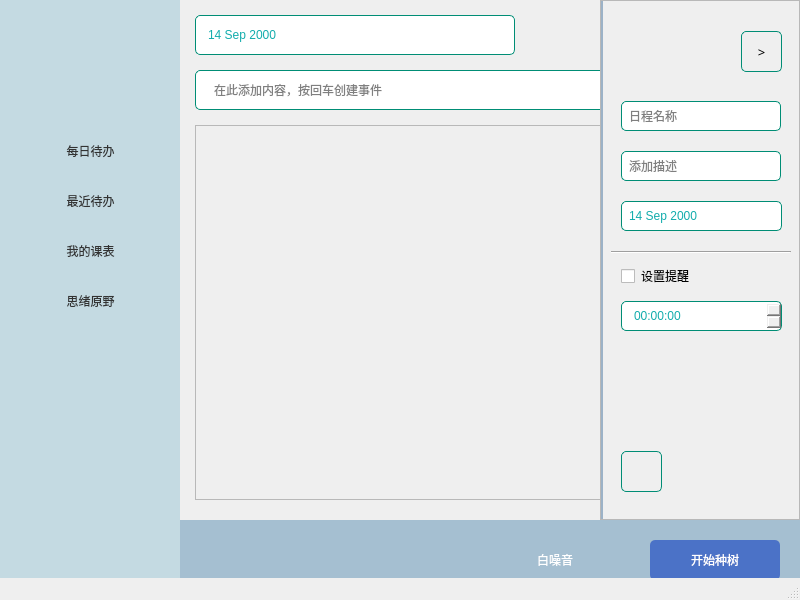
<?xml version="1.0" encoding="UTF-8"?>
<ui version="4.0">
 <class>MainWindow</class>
 <widget class="QMainWindow" name="MainWindow">
  <property name="geometry">
   <rect>
    <x>0</x>
    <y>0</y>
    <width>800</width>
    <height>600</height>
   </rect>
  </property>
  <property name="sizePolicy">
   <sizepolicy hsizetype="Fixed" vsizetype="Fixed">
    <horstretch>0</horstretch>
    <verstretch>0</verstretch>
   </sizepolicy>
  </property>
  <property name="minimumSize">
   <size>
    <width>800</width>
    <height>600</height>
   </size>
  </property>
  <property name="maximumSize">
   <size>
    <width>800</width>
    <height>600</height>
   </size>
  </property>
  <property name="mouseTracking">
   <bool>false</bool>
  </property>
  <property name="windowTitle">
   <string>MindfulMeadow</string>
  </property>
  <property name="windowIcon">
   <iconset resource="res.qrc">
    <normaloff>:/icon/res/img/mainIcon.png</normaloff>:/icon/res/img/mainIcon.png</iconset>
  </property>
  <property name="styleSheet">
   <string notr="true">font: 10pt 方正小标宋;</string>
  </property>
  <property name="toolButtonStyle">
   <enum>Qt::ToolButtonIconOnly</enum>
  </property>
  <property name="animated">
   <bool>true</bool>
  </property>
  <widget class="QWidget" name="centralwidget">
   <widget class="QWidget" name="leftSide" native="true">
    <property name="geometry">
     <rect>
      <x>0</x>
      <y>0</y>
      <width>180</width>
      <height>600</height>
     </rect>
    </property>
    <property name="styleSheet">
     <string notr="true">QWidget#leftSide {
	background-color: #c4dae2;
}</string>
    </property>
    <widget class="QPushButton" name="page1_Button">
     <property name="geometry">
      <rect>
       <x>10</x>
       <y>130</y>
       <width>161</width>
       <height>41</height>
      </rect>
     </property>
     <property name="styleSheet">
      <string notr="true">QPushButton {
	border-radius: 5px; 
	background-color: #c4dae2; 
	border-style: none;
	color: #333333;
}
QPushButton:hover{
    background-color: #9cb2c7;
}
QPushButton:pressed{
    background-color: #e9edee;
}</string>
     </property>
     <property name="text">
      <string>每日待办</string>
     </property>
     <property name="icon">
      <iconset resource="res.qrc">
       <normaloff>:/icon/res/img/toDo.png</normaloff>:/icon/res/img/toDo.png</iconset>
     </property>
     <property name="iconSize">
      <size>
       <width>32</width>
       <height>32</height>
      </size>
     </property>
    </widget>
    <widget class="QPushButton" name="page2_Button">
     <property name="geometry">
      <rect>
       <x>10</x>
       <y>180</y>
       <width>161</width>
       <height>41</height>
      </rect>
     </property>
     <property name="styleSheet">
      <string notr="true">QPushButton {
	border-radius: 5px; 
	background-color: #c4dae2; 
	border-style: none;
	color: #333333;
}
QPushButton:hover{
    background-color: #9cb2c7;
}
QPushButton:pressed{
    background-color: #e9edee;
}</string>
     </property>
     <property name="text">
      <string>最近待办</string>
     </property>
     <property name="icon">
      <iconset resource="res.qrc">
       <normaloff>:/icon/res/img/clock.png</normaloff>:/icon/res/img/clock.png</iconset>
     </property>
     <property name="iconSize">
      <size>
       <width>32</width>
       <height>32</height>
      </size>
     </property>
    </widget>
    <widget class="QPushButton" name="page3_Button">
     <property name="geometry">
      <rect>
       <x>10</x>
       <y>230</y>
       <width>161</width>
       <height>41</height>
      </rect>
     </property>
     <property name="styleSheet">
      <string notr="true">QPushButton {
	border-radius: 5px; 
	background-color: #c4dae2; 
	border-style: none;
	color: #333333;
}
QPushButton:hover{
    background-color: #9cb2c7;
}
QPushButton:pressed{
    background-color: #e9edee;
}</string>
     </property>
     <property name="text">
      <string>我的课表</string>
     </property>
     <property name="icon">
      <iconset resource="res.qrc">
       <normaloff>:/icon/res/img/calendar.png</normaloff>:/icon/res/img/calendar.png</iconset>
     </property>
     <property name="iconSize">
      <size>
       <width>32</width>
       <height>32</height>
      </size>
     </property>
    </widget>
    <widget class="QPushButton" name="page4_Button">
     <property name="geometry">
      <rect>
       <x>10</x>
       <y>280</y>
       <width>161</width>
       <height>41</height>
      </rect>
     </property>
     <property name="autoFillBackground">
      <bool>false</bool>
     </property>
     <property name="styleSheet">
      <string notr="true">QPushButton {
	border-radius: 5px; 
	background-color: #c4dae2; 
	border-style: none;
	color: #333333;
}
QPushButton:hover{
    background-color: #9cb2c7;
}
QPushButton:pressed{
    background-color: #e9edee;
}</string>
     </property>
     <property name="text">
      <string>思绪原野</string>
     </property>
     <property name="icon">
      <iconset resource="res.qrc">
       <normaloff>:/icon/res/img/icon(onlyTree).png</normaloff>:/icon/res/img/icon(onlyTree).png</iconset>
     </property>
     <property name="iconSize">
      <size>
       <width>32</width>
       <height>32</height>
      </size>
     </property>
    </widget>
   </widget>
   <widget class="QWidget" name="underSide" native="true">
    <property name="geometry">
     <rect>
      <x>180</x>
      <y>520</y>
      <width>620</width>
      <height>80</height>
     </rect>
    </property>
    <property name="styleSheet">
     <string notr="true">background-color: #a5bfd1;</string>
    </property>
    <widget class="QPushButton" name="plantButton">
     <property name="geometry">
      <rect>
       <x>470</x>
       <y>20</y>
       <width>130</width>
       <height>40</height>
      </rect>
     </property>
     <property name="styleSheet">
      <string notr="true">QPushButton {
    background-color:#4b72c7; 
    border-radius: 5px; 
    color: #ffffff;
}
QPushButton:hover{
    background-color: #9cb2c7;
}
QPushButton:pressed{
    background-color: #e9edee;
}</string>
     </property>
     <property name="text">
      <string>开始种树</string>
     </property>
     <property name="icon">
      <iconset resource="res.qrc">
       <normaloff>:/icon/res/img/plant.png</normaloff>:/icon/res/img/plant.png</iconset>
     </property>
     <property name="iconSize">
      <size>
       <width>25</width>
       <height>25</height>
      </size>
     </property>
    </widget>
    <widget class="QPushButton" name="whiteNoiseButton">
     <property name="geometry">
      <rect>
       <x>310</x>
       <y>20</y>
       <width>130</width>
       <height>40</height>
      </rect>
     </property>
     <property name="styleSheet">
      <string notr="true">QPushButton {
    background-color:#a5bfd1; 
    border-radius: 5px; 
    color: #ffffff;
}
QPushButton:hover{
    background-color: #9cb2c7;
}
QPushButton:pressed{
    background-color: #e9edee;
}</string>
     </property>
     <property name="text">
      <string>白噪音</string>
     </property>
     <property name="icon">
      <iconset resource="res.qrc">
       <normaloff>:/icon/res/img/whiteNoise.png</normaloff>:/icon/res/img/whiteNoise.png</iconset>
     </property>
     <property name="iconSize">
      <size>
       <width>32</width>
       <height>32</height>
      </size>
     </property>
    </widget>
   </widget>
   <widget class="QScrollArea" name="rightScrollArea">
    <property name="geometry">
     <rect>
      <x>600</x>
      <y>0</y>
      <width>200</width>
      <height>520</height>
     </rect>
    </property>
    <property name="styleSheet">
     <string notr="true">border-left: 2px solid #9cb2c7;</string>
    </property>
    <property name="widgetResizable">
     <bool>true</bool>
    </property>
    <widget class="QWidget" name="scrollAreaWidgetContents_2">
     <property name="geometry">
      <rect>
       <x>0</x>
       <y>0</y>
       <width>198</width>
       <height>518</height>
      </rect>
     </property>
     <widget class="QPushButton" name="hideButton">
      <property name="geometry">
       <rect>
        <x>140</x>
        <y>30</y>
        <width>41</width>
        <height>41</height>
       </rect>
      </property>
      <property name="font">
       <font>
        <family>方正小标宋</family>
        <pointsize>10</pointsize>
        <italic>false</italic>
        <bold>false</bold>
       </font>
      </property>
      <property name="styleSheet">
       <string notr="true">QPushButton {
border: 1px solid #008D75;
	border-radius: 5px;;
}

QPushButton:hover {
background-color: #ededed;
}</string>
      </property>
      <property name="text">
       <string>&gt;</string>
      </property>
     </widget>
     <widget class="QLineEdit" name="descriptionEdit">
      <property name="geometry">
       <rect>
        <x>20</x>
        <y>150</y>
        <width>160</width>
        <height>30</height>
       </rect>
      </property>
      <property name="styleSheet">
       <string notr="true">border: 1px solid #008D75;
	border-radius: 5px;
padding-left: 5px;</string>
      </property>
      <property name="placeholderText">
       <string>添加描述</string>
      </property>
     </widget>
     <widget class="QLineEdit" name="nameEdit">
      <property name="geometry">
       <rect>
        <x>20</x>
        <y>100</y>
        <width>160</width>
        <height>30</height>
       </rect>
      </property>
      <property name="styleSheet">
       <string notr="true">border: 1px solid #008D75;
	border-radius: 5px;
padding-left: 5px;</string>
      </property>
      <property name="placeholderText">
       <string>日程名称</string>
      </property>
     </widget>
     <widget class="QDateEdit" name="dateEdit">
      <property name="geometry">
       <rect>
        <x>20</x>
        <y>200</y>
        <width>161</width>
        <height>30</height>
       </rect>
      </property>
      <property name="styleSheet">
       <string notr="true">.QDateEdit {
	border-radius: 5px;
	border: 1px solid #008D75;
	padding-left: 5px;
    padding-right: 5px;
    padding-top: 3px;
    padding-bottom: 3px;
	color: #12acac;
}

.QDateEdit::drop-down
{
    border:none;
    width:30px;
}


.QDateEdit::down-arrow {
    border-image: url(:/icon/img/down.png) 30 30；
	
}</string>
      </property>
      <property name="maximumDateTime">
       <datetime>
        <hour>23</hour>
        <minute>59</minute>
        <second>59</second>
        <year>2100</year>
        <month>12</month>
        <day>23</day>
       </datetime>
      </property>
      <property name="minimumDate">
       <date>
        <year>2000</year>
        <month>9</month>
        <day>14</day>
       </date>
      </property>
      <property name="calendarPopup">
       <bool>true</bool>
      </property>
     </widget>
     <widget class="QPushButton" name="deleteBtn">
      <property name="geometry">
       <rect>
        <x>20</x>
        <y>450</y>
        <width>41</width>
        <height>41</height>
       </rect>
      </property>
      <property name="styleSheet">
       <string notr="true">QPushButton {
border: 1px solid #008D75;
	border-radius: 5px;;
}

QPushButton:hover {
background-color: #ededed;
}</string>
      </property>
      <property name="text">
       <string/>
      </property>
      <property name="icon">
       <iconset theme="edit-delete"/>
      </property>
     </widget>
     <widget class="QTimeEdit" name="timeEdit">
      <property name="geometry">
       <rect>
        <x>20</x>
        <y>300</y>
        <width>161</width>
        <height>30</height>
       </rect>
      </property>
      <property name="styleSheet">
       <string notr="true">QTimeEdit {
	border-radius: 5px;
	border: 1px solid #008D75;
	padding-left: 10px;
    padding-right: 5px;
    padding-top: 3px;
    padding-bottom: 3px;
	color: #12acac;
}</string>
      </property>
      <property name="readOnly">
       <bool>false</bool>
      </property>
      <property name="calendarPopup">
       <bool>true</bool>
      </property>
     </widget>
     <widget class="QCheckBox" name="setDueCheckbox">
      <property name="geometry">
       <rect>
        <x>20</x>
        <y>260</y>
        <width>82</width>
        <height>30</height>
       </rect>
      </property>
      <property name="styleSheet">
       <string notr="true">border:none;</string>
      </property>
      <property name="text">
       <string>设置提醒</string>
      </property>
     </widget>
     <widget class="Line" name="line">
      <property name="geometry">
       <rect>
        <x>10</x>
        <y>250</y>
        <width>180</width>
        <height>3</height>
       </rect>
      </property>
      <property name="orientation">
       <enum>Qt::Horizontal</enum>
      </property>
     </widget>
    </widget>
   </widget>
   <widget class="QStackedWidget" name="stackedWidget">
    <property name="geometry">
     <rect>
      <x>180</x>
      <y>0</y>
      <width>621</width>
      <height>521</height>
     </rect>
    </property>
    <property name="currentIndex">
     <number>0</number>
    </property>
    <widget class="QWidget" name="page1">
     <widget class="QDateEdit" name="mainDateEdit">
      <property name="geometry">
       <rect>
        <x>15</x>
        <y>15</y>
        <width>320</width>
        <height>40</height>
       </rect>
      </property>
      <property name="styleSheet">
       <string notr="true">.QDateEdit {
	border-radius: 5px;
	border: 1px solid #008D75;
	padding-left: 10px;
    padding-right: 5px;
    padding-top: 3px;
    padding-bottom: 3px;
	color: #12acac;
}

.QDateEdit::drop-down
{
    border:none;
    width:30px;
}


.QDateEdit::down-arrow {
    border-image: url(:/icon/img/down.png) 30 30；
	
}</string>
      </property>
      <property name="maximumDateTime">
       <datetime>
        <hour>23</hour>
        <minute>59</minute>
        <second>59</second>
        <year>2100</year>
        <month>12</month>
        <day>23</day>
       </datetime>
      </property>
      <property name="minimumDateTime">
       <datetime>
        <hour>8</hour>
        <minute>0</minute>
        <second>0</second>
        <year>2000</year>
        <month>9</month>
        <day>14</day>
       </datetime>
      </property>
      <property name="minimumDate">
       <date>
        <year>2000</year>
        <month>9</month>
        <day>14</day>
       </date>
      </property>
      <property name="calendarPopup">
       <bool>true</bool>
      </property>
     </widget>
     <widget class="QLineEdit" name="mainNameEdit">
      <property name="geometry">
       <rect>
        <x>15</x>
        <y>70</y>
        <width>590</width>
        <height>40</height>
       </rect>
      </property>
      <property name="styleSheet">
       <string notr="true">QLineEdit {
	border: 1px solid #008D75;
	border-radius: 5px;
	padding-left: 16px;
    padding-right: 5px;
    padding-top: 3px;
    padding-bottom: 3px;
}</string>
      </property>
      <property name="placeholderText">
       <string>在此添加内容，按回车创建事件</string>
      </property>
     </widget>
     <widget class="QScrollArea" name="matterScrollArea">
      <property name="geometry">
       <rect>
        <x>15</x>
        <y>125</y>
        <width>590</width>
        <height>375</height>
       </rect>
      </property>
      <property name="styleSheet">
       <string notr="true">QScrolArea {
	border-radius: 5px;
	
}</string>
      </property>
      <property name="widgetResizable">
       <bool>true</bool>
      </property>
      <widget class="QWidget" name="scrollAreaWidgetContents_3">
       <property name="geometry">
        <rect>
         <x>0</x>
         <y>0</y>
         <width>588</width>
         <height>373</height>
        </rect>
       </property>
      </widget>
     </widget>
     <widget class="QPushButton" name="miniButton">
      <property name="geometry">
       <rect>
        <x>350</x>
        <y>15</y>
        <width>40</width>
        <height>40</height>
       </rect>
      </property>
      <property name="styleSheet">
       <string notr="true">QPushButton {
border: none;
}

QPushButton:hover {
background-color: #ededed;
}</string>
      </property>
      <property name="text">
       <string/>
      </property>
      <property name="icon">
       <iconset resource="res.qrc">
        <normaloff>:/icon/res/img/smaller.png</normaloff>:/icon/res/img/smaller.png</iconset>
      </property>
      <property name="iconSize">
       <size>
        <width>24</width>
        <height>24</height>
       </size>
      </property>
     </widget>
    </widget>
    <widget class="QWidget" name="page2">
     <widget class="QScrollArea" name="matterScrollArea2">
      <property name="geometry">
       <rect>
        <x>15</x>
        <y>15</y>
        <width>585</width>
        <height>485</height>
       </rect>
      </property>
      <property name="styleSheet">
       <string notr="true">QScrolArea {
	border-radius: 5px;
	
}</string>
      </property>
      <property name="widgetResizable">
       <bool>true</bool>
      </property>
      <widget class="QWidget" name="scrollAreaWidgetContents">
       <property name="geometry">
        <rect>
         <x>0</x>
         <y>0</y>
         <width>583</width>
         <height>483</height>
        </rect>
       </property>
      </widget>
     </widget>
    </widget>
   </widget>
   <zorder>stackedWidget</zorder>
   <zorder>rightScrollArea</zorder>
   <zorder>underSide</zorder>
   <zorder>leftSide</zorder>
  </widget>
  <widget class="QMenuBar" name="menubar">
   <property name="enabled">
    <bool>false</bool>
   </property>
   <property name="geometry">
    <rect>
     <x>0</x>
     <y>0</y>
     <width>800</width>
     <height>21</height>
    </rect>
   </property>
  </widget>
  <widget class="QStatusBar" name="statusbar">
   <property name="enabled">
    <bool>true</bool>
   </property>
   <property name="sizeGripEnabled">
    <bool>true</bool>
   </property>
  </widget>
 </widget>
 <resources>
  <include location="res.qrc"/>
 </resources>
 <connections/>
</ui>
